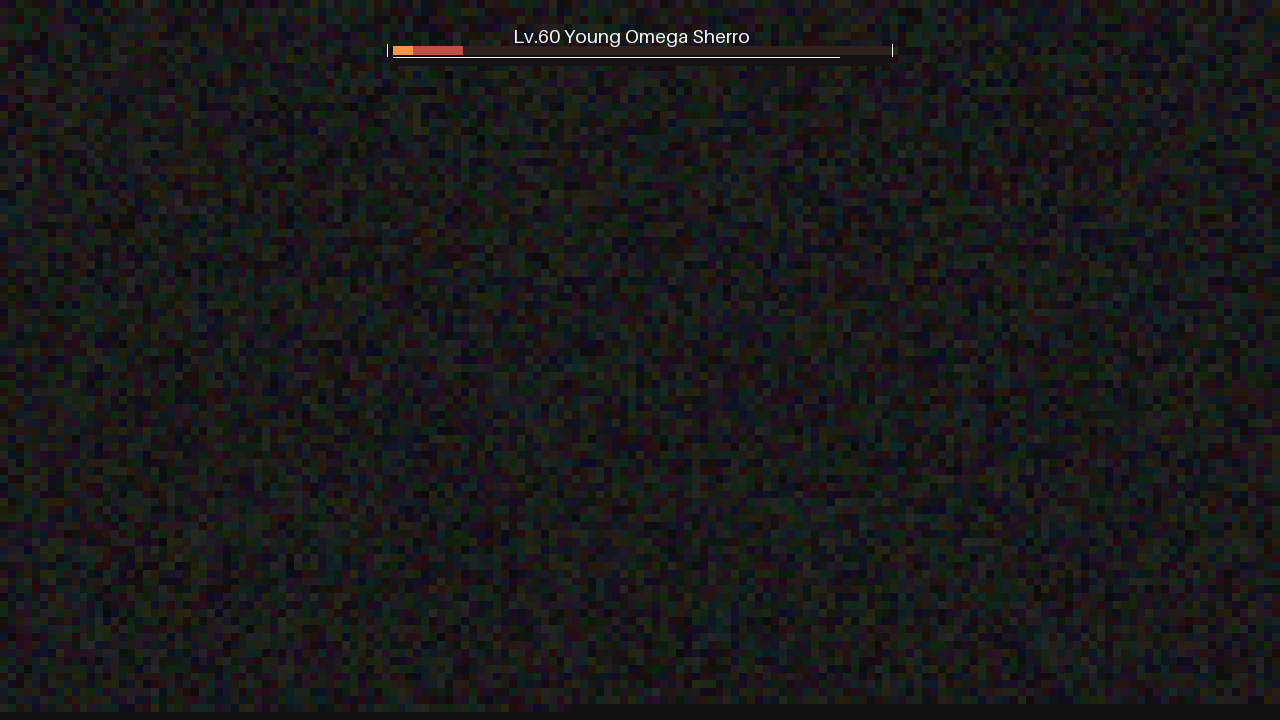
#> input picture crates/alogs-reader/tests/data/frames/bar00_1280x720.png, 1280 x 720 px; its folder holds only this picture in this run
$ python gen_names_goldens.py
#> lines starting #> are read from the running program, lines starting #| are printed output that depends on the picture
### bossbar/namereader.py
"""Short in-game names ("0", "Ab") read by matching each character against the game's own font.

Windows OCR drops a word of one or two characters, so the game menu's name under your UID (see Meter.game_menu) was
never read for players like "0". Here the name is read the way the game draws it: the game's UI font
(UI_Font_Europe, from gamefont.py), upright, about 50 px tall at 4K in the menu and 61 px on the Profile screen. The
name is cut out of the background by its colour - the menu's white text (bright and grey; the scene behind it is
tinted or dark), or the Profile card's dark text, cut out by its own colour since players pick the card's
picture - split into characters at the gaps, and each character is compared with every letter and digit drawn in that font at the size
the screen's resolution implies; size counts as much as shape, which is what tells o from O and 0 from O. A name is
only returned when every character matches clearly.

Pillow only (the packaged meter has no numpy). Checked on a real 4K menu (and it scaled to 1440p, 1080p and 900p):
the name read exactly at each size; the UID's digits, every zero included, at 4K and 1440p.
"""
import collections, string
from PIL import Image, ImageChops, ImageDraw, ImageStat

CHARS = string.ascii_uppercase + string.ascii_lowercase + string.digits
NAME_PX_4K = 50        # the menu name's font size on a 3840-wide 16:9 screen (scales with it)
PROFILE_PX_4K = 61     # the Profile screen's name
STATS_PX_4K = 43.5     # the Profile screen's Collection Progress numbers
EDGE = 120             # the distance-field level the game's text edge sits at (fitted to a real frame)
MIN_SCORE = 0.6        # a character must overlap its best match at least this much...
MIN_MARGIN = 0.05      # ...and beat the next best by this much
TWINS = set('Il')      # a capital I and a small l: the same bar, 2 px apart in height at 4K - never vouched for
FITS_KEPT = 1000       # character shapes whose shape_fit scores are kept, the last used (10,000 digit scores, ~1 MB)


def text_mask(img, box, bright=190, grey=50):
    """The box's white, colourless pixels (the game's white text) as a 1-bit image cut to their extent, or None."""
    c = img.crop(tuple(int(v) for v in box)).convert('RGB')
    r, g, b = c.split()
    lo = ImageChops.darker(ImageChops.darker(r, g), b)
    hi = ImageChops.lighter(ImageChops.lighter(r, g), b)
    white = lo.point(lambda v: 255 if v > bright else 0)
    flat = ImageChops.subtract(hi, lo).point(lambda v: 255 if v < grey else 0)
    m = ImageChops.multiply(white, flat)
    bbox = m.getbbox()
    return m.crop(bbox).convert('1') if bbox else None


def ink_colour(img, box, far=80, dark=False):
    """(text colour, background colour) in a box of dark or light text on a plain-ish card: the background is its
    commonest colour, the text that of the pixels farthest from it (the text is the box's strongest contrast, more
    than a coloured mark after it). (None, bg) if nothing stands out. `dark`: the text is darker than its card. Big
    digits can fill most of the box, and then its commonest colour is the ink: that came out as a light text on a dark
    card (9 of 880 values on 55 real Battle Data screens, all left unread). Then the ink is that colour and the card is
    the box's top and bottom rows, above and below the digits; (None, bg) if those aren't lighter either."""
    c = img.crop(tuple(int(v) for v in box)).convert('RGB')
    q = c.quantize(16, method=Image.Quantize.MEDIANCUT); pal = q.getpalette()
    i = max(q.getcolors())[1]; bg = tuple(pal[3 * i:3 * i + 3])
    d = [ImageChops.difference(band, Image.new('L', c.size, v)) for band, v in zip(c.split(), bg)]
    dist = ImageChops.lighter(ImageChops.lighter(d[0], d[1]), d[2])
    top = dist.getextrema()[1]
    if top < far: return None, bg
    core = dist.point(lambda v: 255 if v >= top * 0.85 else 0)
    ink = tuple(int(v) for v in ImageStat.Stat(c, core).median)
    if dark and sum(ink) > sum(bg):
        w, h = c.size; edge = Image.new('RGB', (w, 2))
        edge.paste(c.crop((0, 0, w, 1)), (0, 0)); edge.paste(c.crop((0, h - 1, w, h)), (0, 1))
        ink, bg = bg, tuple(int(v) for v in ImageStat.Stat(edge).median)
        if sum(bg) <= sum(ink): return None, bg
    return ink, bg


# [88 lines left out: functions drop_icon, gender_mark, characters_at, ink_mask, characters, not called in this run]


def _count(img):
    return img.convert('L').histogram()[255]


# [11 lines left out: function overlap, not called in this run]


class NameReader:
    # [104 lines left out: functions __init__, glyph, best, shape_fit, _shape_fit, number and 1 more, not called in this run]

### bossbar/icons.py
"""The game's own pictures behind the Party screen's icons: each Aniimo's head portrait (the team row under a player's
card shows the three benched Aniimo only as pictures) and the Interlink buffs (Season Buffs and the Special Offering show
only as icons, with "Lv. N" under a Season Buff).

Read once from the player's own install (never shipped with aLogs), like gamefont.py: names from pmdata.bin
(pet_prototype_data / pet_data: name + iconName -> sprite UI_PetHead_<iconName>; bossrush_buff_data: buffName, buffIcon,
buffType, Bufflevel), pictures from the UnityPy bundles in StreamingAssets (and the game's downloaded patch bundles,
which hold the newest heads). Cached in the data folder per game build; about 20 s the first time.

Matching is plain Pillow (numpy isn't in the meter build): a masked normalized correlation per colour channel, which
doesn't mind the frosted card or the fade over a picture, only its shape and shading.
"""
import glob, json, os, re, time
from PIL import Image, ImageChops, ImageDraw, ImageFont, ImageStat

CACHE_VERSION = 9          # 2: Holo-Battle Sim's series, Core gizmo and Alpha Transformation pictures; 3: gizmo names;
                           # 4: portraits back in their whole square (the atlas trims them); 5: the team tiles' fade;
                           # 6: heads from the patch sets, form portraits no row names (by species), Male and Female
                           # heads each kept; 7: buff icons at their true shape, not their trimmed part stretched square;
                           # 8: the lead portrait's fade; 9: the Aniimo's card art (Holo-Battle Sim's Victory team)
HEAD_SIZE = 96              # cached head portraits (px square)
BUFF_SIZE = 64
SIM_SIZE = 96               # cached Holo-Battle Sim pictures (longest side)
CARD_SIZE = (96, 158)       # cached card art (the game's 512x840, whole)
# The Aniimo's card art (UI_Img_ResearchBook_Enter_<icon>, in the head bundles' set ar_xgui_image_petman_*): Holo-Battle
# Sim's Victory screen draws each team member's from it (TowerSettlementCtrl: petUImage), so the species shows there
# even when the card's name is the player's own nickname for it. A shiny one has its own (..._Shiny<n>).
CARD_PREFIX = 'ui_img_researchbook_enter_'
BUFF_PREFIXES = ('mres_xgui_texture_expng_', 'mres_xgui_panel_expng_', 'mres_xgui_common_expng_', 'ar_xgui_icon_skilli_',
                 'ar_xgui_icon_item_i_')
HEAD_PREFIXES = ('ar_xgui_image_pet_he_', 'ar_xgui_image_petman_')
# ...and the game's patch sets of exported pictures (xpt24_mres_expng_2_*.uab): the heads added in a patch live there
# (Leafy, Sparkelf, Helion, Grizbo... none of them in the head bundles above)
PATCH_PNG = re.compile(r'xpt\d+_m(res|exp)_expng_')
# The Party screen's team tiles fade each portrait into the card with this soft mask (UI_Node_TeamRoom_CenterItem >
# PetMinorN > Mask: 208 units square over the 204 portrait, centred on it): bright left of centre, gone at the badge
TEAM_FADE, FADE_PREFIXES = 'ui_img_grabeggs_centeritem_mask2', ('mres_xgui_rpanel_expng_',)
# ...and the card's lead portrait with its own (UI_Node_TeamRoom_CenterItem > PetPrimary > Mask: 256 units square over
# the 256 portrait): bright over the top left, fading out towards the name and the card's bottom (14 Nov)
LEAD_FADE = 'ui_img_grabeggs_centeritem_mask1'
FADES = {'team': (TEAM_FADE, 208 / 204), 'lead': (LEAD_FADE, 1.0)}     # the mask's side over the portrait's
KIND = {'General': 'season', 'Special': 'offering'}


def _bundle_dir(game):
    return os.path.join(game, 'Aniimo_Data', 'StreamingAssets', 'cvs', 'res', 'uab', 'win', 'DefaultPackage')

# [139 lines left out: functions _build, _game, whole, head_name, extract, not called in this run]


import operator
_LEVELS = range(256)
_SQUARES = [j * j for j in _LEVELS]


_ABOVE_64 = [255 if v > 64 else 0 for v in range(256)]     # point() tables: a list, not a call per level
_ABOVE_200 = [255 if v > 200 else 0 for v in range(256)]


class Stat:
    """ImageStat.Stat's count, mean and var, the same numbers (whole-number sums, exact in a float), summed with map
    instead of its per-level Python loop: the Party screen's portrait match takes ~1,200 of these per tile, and
    ImageStat's loops were most of a read's 14 s (8 Nov)."""
    __slots__ = ('count', 'mean', 'var')

    def __init__(self, img, mask=None):
        h = img.histogram(mask)
        self.count, self.mean, self.var = [], [], []
        for b in range(0, len(h), 256):
            band = h[b:b + 256]
            n = sum(band)
            s, s2 = float(sum(map(operator.mul, _LEVELS, band))), float(sum(map(operator.mul, _SQUARES, band)))
            self.count.append(n)
            self.mean.append(s / n if n else 0)
            self.var.append((s2 - (s ** 2.0) / n) / n if n else 0)


def ncc(a, b, mask):
    """Masked normalized correlation of two same-size RGB images, averaged over the channels (-1..1)."""
    sa, sb = Stat(a, mask), Stat(b, mask)
    if not sa.count[0]: return -1
    cross = Stat(ImageChops.multiply(a, b), mask).mean
    out = 0
    for k in range(3):
        cov = cross[k] * 255 - sa.mean[k] * sb.mean[k]
        out += cov / ((sa.var[k] * sb.var[k]) ** 0.5 + 1e-6)
    return out / 3


def ncc_pooled(a, b, mask):
    """Masked normalized correlation of two same-size RGB images over all three channels together (-1..1): unlike
    ncc, a colour that's off counts (a red portrait against a blue one), not only each channel's own pattern."""
    sa, sb = Stat(a, mask), Stat(b, mask)
    if not sa.count[0]: return -1
    cross = Stat(ImageChops.multiply(a, b), mask).mean
    ma, mb = sum(sa.mean) / 3, sum(sb.mean) / 3
    cov = sum(cross[k] * 255 for k in range(3)) / 3 - ma * mb
    va = sum(sa.var[k] + sa.mean[k] ** 2 for k in range(3)) / 3 - ma * ma
    vb = sum(sb.var[k] + sb.mean[k] ** 2 for k in range(3)) / 3 - mb * mb
    return cov / ((va * vb) ** 0.5 + 1e-6)


class Icons:
    """The cached pictures, and the Party screen readers that use them."""
    # [44 lines left out: functions __init__, load, not called in this run]

    error = None
    trace = None

    # -- heads ------------------------------------------------------------------------------------------------------
    # [12 lines left out: functions _head, _fade, not called in this run]

    _CUTS = 6000          # cut portraits kept (~5 KB each): the same few dozen offsets recur on every tile and read

    # [88 lines left out: functions _cut, head, _card, card, not called in this run]

    # -- the Party screen's skill badges ------------------------------------------------------------------------------
    _badge_cache = {}

    # [118 lines left out: functions _badge, badge, sim_glyph, sim_picture, buff, not called in this run]

    def buffs_named(self, icon, kind, level=None):
        """The buff ids for an icon (Season Buffs: one per level; a few Special Offerings share an icon)."""
        return [k for k, b in self.buffs.items() if b['icon'] == icon and b['kind'] == kind and (level is None or b.get('level') == level)]

    # -- "Lv. N" ------------------------------------------------------------------------------------------------------
    # [28 lines left out: functions digit, _shape, not called in this run]

### tools/gen_names_goldens.py
"""Goldens for namereader.py's and icons.py's font-free parts (aLogs B16) on the synthetic frames and name boxes.

    python -I tools/gen_names_goldens.py [reference/aLogs/bossbar]
"""
import hashlib, json, os, random, sys
here = os.path.dirname(os.path.abspath(__file__))
src = os.path.abspath(sys.argv[1] if len(sys.argv) > 1 else os.path.join(here, "..", "reference", "aLogs", "bossbar"))
sys.path.insert(0, src)
import logging; logging.disable(logging.CRITICAL)
from PIL import Image
import namereader as N, icons as I
D = os.path.join(here, "..", "crates", "alogs-reader", "tests", "data")
def digest(im):
    return None if im is None else [im.mode, im.width, im.height, hashlib.sha256(f"{im.mode} {im.width} {im.height} ".encode() + im.tobytes()).hexdigest()[:20]]
rnd = random.Random(4); out = []
frames = sorted(os.listdir(os.path.join(D, "frames")))[:8]
for f in frames:
    im = Image.open(os.path.join(D, "frames", f)).convert("RGB"); W, H = im.size
#> further down, im is the input picture: PIL image 1280x720 RGB; mean R, G, B 25.2, 25.1, 25.3
#> after `W, H = im.size`: W = 1280; H = 720
    for _ in range(3):
        x0, y0 = rnd.randint(0, W // 2), rnd.randint(0, H // 6); box = (x0, y0, x0 + rnd.randint(60, W // 3), y0 + rnd.randint(20, H // 8))
        m = N.text_mask(im, box)
        ink, bg = N.ink_colour(im, box, dark=rnd.random() < 0.5)
        c = {"file": f, "box": list(box), "text_mask": digest(m), "characters_at": [list(x) for x in N.characters_at(m)] if m else None,
             "characters": [digest(p) for p in N.characters(m)] if m else None, "drop_icon": digest(N.drop_icon(m)) if m else None,
             "ink": list(ink) if ink else None}
        if ink: c["ink_mask"] = digest(N.ink_mask(im, box, ink, bg))
        parts = N.characters(m) if m else []
        if len(parts) >= 2: c["overlap"] = [N.overlap(parts[0], parts[1]), N.overlap(parts[0], parts[0], slack=1)]
        a = im.crop(box).convert("RGB"); b = im.crop((box[0] + 3, box[1] + 1, box[2] + 3, box[3] + 1)).convert("RGB")
        mask = a.convert("L").point(lambda v: 255 if v > 60 else 0)
        c["ncc"] = [I.ncc(a, b, mask), I.ncc_pooled(a, b, mask)]
        out.append(c)
#> this loop made 3 passes
#> (i in ink_colour, bg, top in ink_colour) on passes 1 to 3: (5, (16, 34, 31), 24), (3, (26, 30, 29), 20), (11, (16, 17, 23), 24)
#> pass 1, in text_mask, `c = img.crop(tuple(int(v) for v in box)).convert('RGB')`:
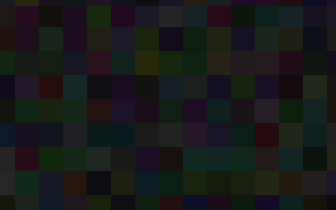
#> c: PIL image 112x70 RGB (shown 3 times larger); mean R, G, B 24.4, 25.7, 25.7
#> pass 1, in text_mask, `r, g, b = c.split()`:
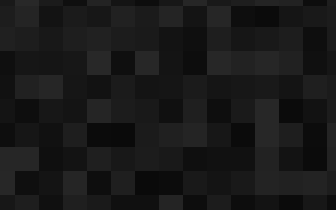
#> r: PIL image 112x70 L (shown 3 times larger); min 10, max 40, mean 24.4
#> pass 1, in text_mask, `r, g, b = c.split()`:
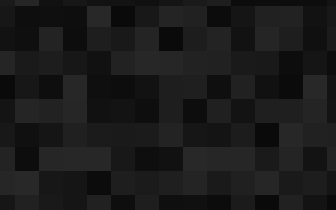
#> g: PIL image 112x70 L (shown 3 times larger); min 10, max 40, mean 25.7
#> pass 1, in text_mask, `r, g, b = c.split()`:
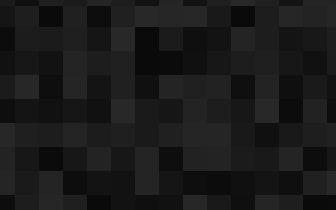
#> b: PIL image 112x70 L (shown 3 times larger); min 10, max 40, mean 25.7
#> after the loop:
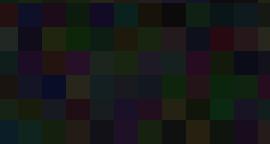
#> a: PIL image 90x48 RGB (shown 3 times larger); mean R, G, B 23.1, 24.6, 24.2
#> after the loop, out = 3 items
with open(os.path.join(D, "names_goldens.json"), "w", encoding="utf-8", newline="\n") as fh: json.dump(out, fh)
print(len(out), "cases")
#| 3 cases

$ run again, on crates/alogs-reader/tests/data/frames/bar04_3440x1440.png
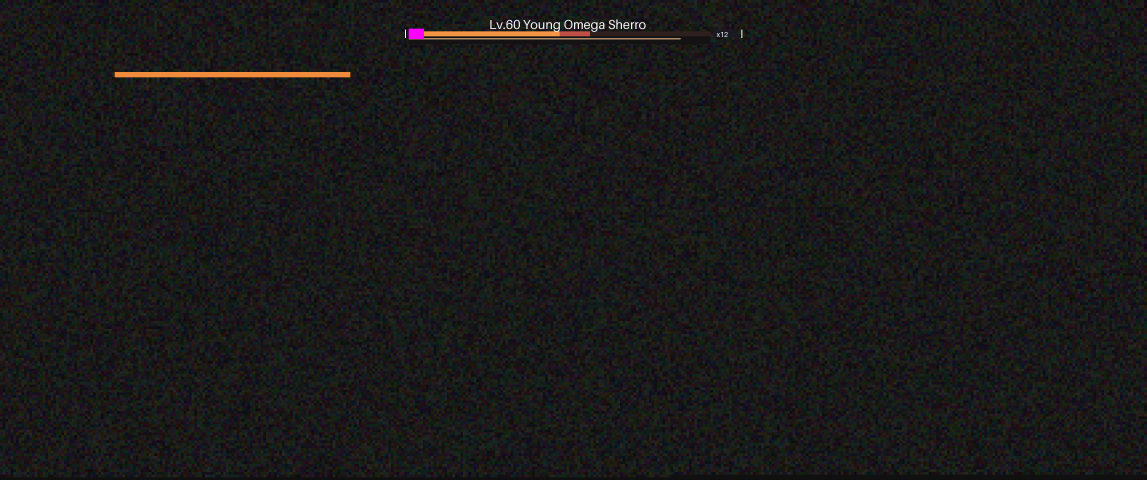
#> input picture crates/alogs-reader/tests/data/frames/bar04_3440x1440.png, 3440 x 1440 px (shown at 1/3 size)
#> im is the input picture: PIL image 3440x1440 RGB; mean R, G, B 26.1, 25.6, 25.3
#> the loop `for _ in range(3):` made 3 passes
#> (i in ink_colour, bg, top in ink_colour) on passes 1 to 2: (8, (32, 22, 26), 22), (5, (26, 29, 29), 19)
#> pass 1, in text_mask, `r, g, b = c.split()`:
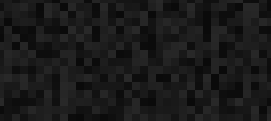
#> b: PIL image 271x121 L; min 10, max 40, mean 25.4
#> after the loop `for _ in range(3):`:
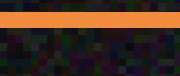
#> a: PIL image 180x76 RGB; mean R, G, B 70, 47.7, 32.4
#> after the loop `for _ in range(3):`: out = 3 items
#| 3 cases

$ run again, on crates/alogs-reader/tests/data/frames/bar06_1280x720.png
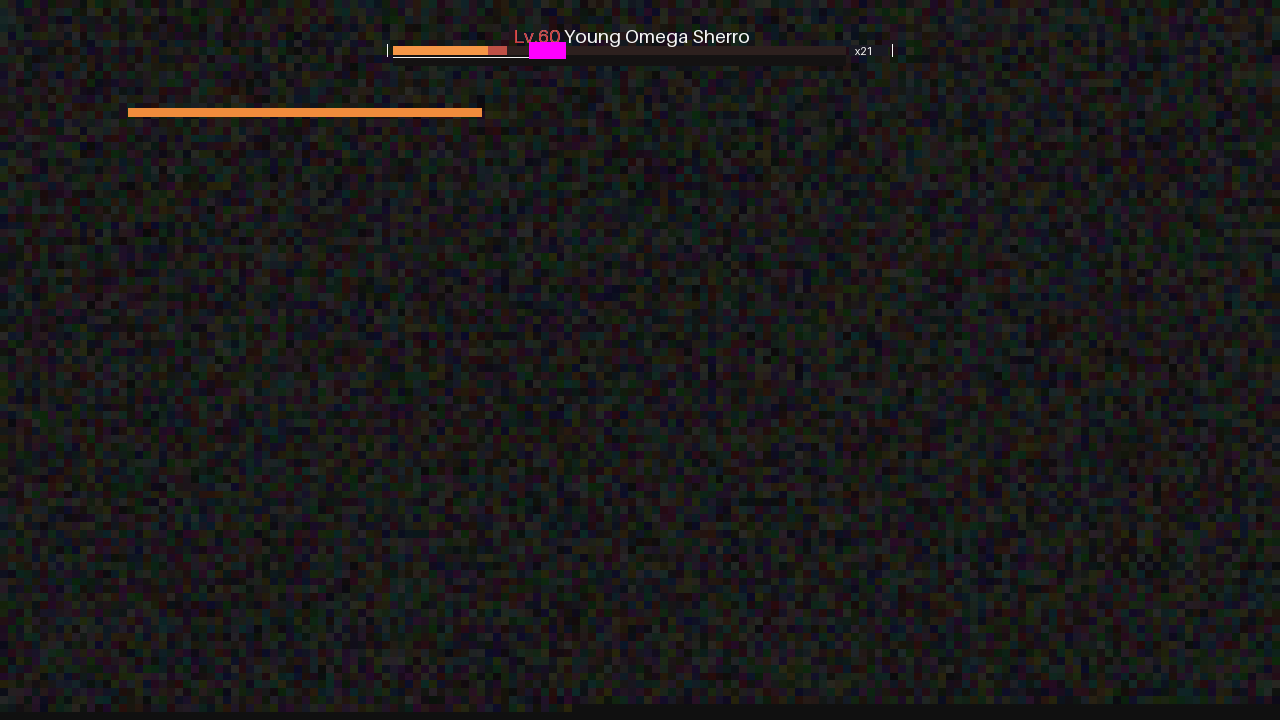
#> input picture crates/alogs-reader/tests/data/frames/bar06_1280x720.png, 1280 x 720 px
#> im is the input picture: PIL image 1280x720 RGB; mean R, G, B 26.3, 25.5, 25.3
#> the loop `for _ in range(3):` made 3 passes
#> (i in ink_colour, bg, top in ink_colour) on passes 1 to 2: (13, (14, 16, 18), 26), (3, (18, 38, 31), 28)
#> pass 1, in text_mask, `r, g, b = c.split()`:
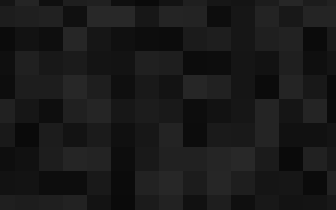
#> b: PIL image 112x70 L (shown 3 times larger); min 10, max 40, mean 24.6
#> after the loop `for _ in range(3):`:
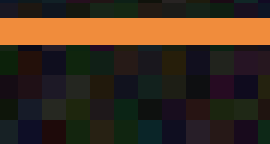
#> a: PIL image 90x48 RGB (shown 3 times larger); mean R, G, B 65.3, 46.9, 31
#> after the loop `for _ in range(3):`: out = 3 items
#| 3 cases

$ run again, on crates/alogs-reader/tests/data/frames/bar01_1600x900.png
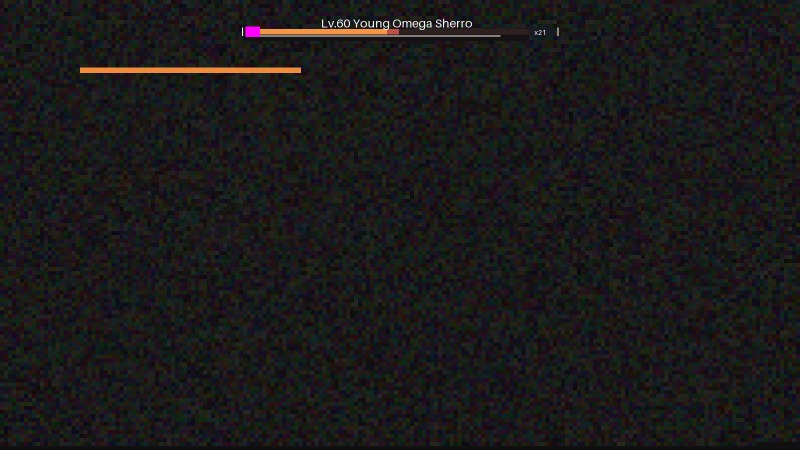
#> input picture crates/alogs-reader/tests/data/frames/bar01_1600x900.png, 1600 x 900 px (shown at 1/2 size)
#> im is the input picture: PIL image 1600x900 RGB; mean R, G, B 26.6, 25.8, 25.5
#> the loop `for _ in range(3):` made 3 passes
#> (i in ink_colour, bg, top in ink_colour) on passes 2 to 3: (6, (16, 37, 12), 28), (10, (37, 13, 21), 27)
#> pass 1, in text_mask, `r, g, b = c.split()`:
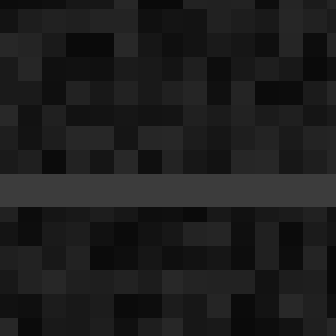
#> b: PIL image 112x112 L (shown 3 times larger); min 10, max 60, mean 28.8
#> after the loop `for _ in range(3):`:
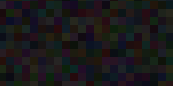
#> a: PIL image 173x86 RGB; mean R, G, B 25.7, 24.3, 25.6
#> after the loop `for _ in range(3):`: out = 3 items
#| 3 cases
